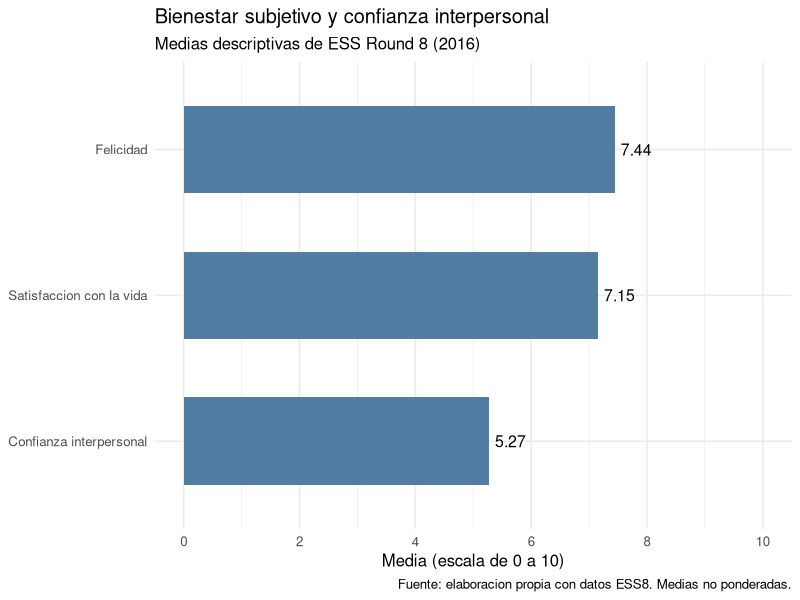

R code for this plot:
## ---- chunk 1
knitr::opts_chunk$set(
  echo = FALSE,
  message = FALSE,
  warning = FALSE
)

# Cargar los paquetes necesarios
library(dplyr)
library(ggplot2)
library(knitr)

# Importar la base depurada
datos <- read.csv(
  "../Datos/ESS8_depurada.csv",
  stringsAsFactors = FALSE
)
## ---- chunk 2
tabla_indicadores <- datos %>%
  summarise(
    `Satisfaccion con la vida` = mean(stflife, na.rm = TRUE),
    Felicidad = mean(happy, na.rm = TRUE),
    `Confianza interpersonal` = mean(ppltrst, na.rm = TRUE)
  ) %>%
  tidyr::pivot_longer(
    cols = everything(),
    names_to = "Indicador",
    values_to = "Media"
  ) %>%
  mutate(Media = round(Media, 2))

knitr::kable(
  tabla_indicadores,
  caption = "Tabla 1. Medias generales de los indicadores analizados",
  col.names = c("Indicador", "Media (0-10)")
)
## ---- chunk 3
ggplot(
  tabla_indicadores,
  aes(x = reorder(Indicador, Media), y = Media)
) +
  geom_col(fill = "#527DA3", width = 0.6) +
  geom_text(
    aes(label = sprintf("%.2f", Media)),
    hjust = -0.2,
    size = 4
  ) +
  coord_flip() +
  scale_y_continuous(
    limits = c(0, 10),
    breaks = seq(0, 10, 2)
  ) +
  labs(
    title = "Bienestar subjetivo y confianza interpersonal",
    subtitle = "Medias descriptivas de ESS Round 8 (2016)",
    x = NULL,
    y = "Media (escala de 0 a 10)",
    caption = "Fuente: elaboracion propia con datos ESS8. Medias no ponderadas."
  ) +
  theme_minimal(base_size = 12)
